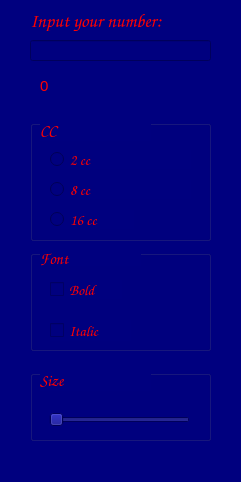
<?xml version="1.0" encoding="UTF-8"?>
<ui version="4.0">
 <class>MainWindow</class>
 <widget class="QMainWindow" name="MainWindow">
  <property name="geometry">
   <rect>
    <x>0</x>
    <y>0</y>
    <width>241</width>
    <height>482</height>
   </rect>
  </property>
  <property name="windowTitle">
   <string>NumberConv</string>
  </property>
  <property name="styleSheet">
   <string notr="true">background-color: rgb(0, 0, 127);
color: rgb(255, 0, 0);</string>
  </property>
  <widget class="QWidget" name="centralWidget">
   <widget class="QLineEdit" name="textEdit">
    <property name="geometry">
     <rect>
      <x>30</x>
      <y>40</y>
      <width>181</width>
      <height>21</height>
     </rect>
    </property>
    <property name="font">
     <font>
      <family>Comic Sans MS</family>
      <pointsize>11</pointsize>
     </font>
    </property>
   </widget>
   <widget class="QGroupBox" name="ccGBox">
    <property name="geometry">
     <rect>
      <x>30</x>
      <y>120</y>
      <width>181</width>
      <height>121</height>
     </rect>
    </property>
    <property name="font">
     <font>
      <family>Comic Sans MS</family>
      <pointsize>11</pointsize>
     </font>
    </property>
    <property name="title">
     <string/>
    </property>
    <widget class="QRadioButton" name="twoRadio">
     <property name="geometry">
      <rect>
       <x>20</x>
       <y>30</y>
       <width>141</width>
       <height>19</height>
      </rect>
     </property>
     <property name="font">
      <font>
       <family>Comic Sans MS</family>
       <pointsize>11</pointsize>
      </font>
     </property>
     <property name="text">
      <string>2 cc</string>
     </property>
    </widget>
    <widget class="QRadioButton" name="sixtRadio">
     <property name="geometry">
      <rect>
       <x>20</x>
       <y>90</y>
       <width>84</width>
       <height>19</height>
      </rect>
     </property>
     <property name="font">
      <font>
       <family>Comic Sans MS</family>
       <pointsize>11</pointsize>
      </font>
     </property>
     <property name="text">
      <string>16 cc</string>
     </property>
    </widget>
    <widget class="QLabel" name="ccLabel">
     <property name="geometry">
      <rect>
       <x>10</x>
       <y>0</y>
       <width>111</width>
       <height>21</height>
      </rect>
     </property>
     <property name="font">
      <font>
       <family>Comic Sans MS</family>
       <pointsize>12</pointsize>
      </font>
     </property>
     <property name="text">
      <string>CC</string>
     </property>
    </widget>
    <widget class="QRadioButton" name="eightRadio">
     <property name="geometry">
      <rect>
       <x>20</x>
       <y>60</y>
       <width>141</width>
       <height>19</height>
      </rect>
     </property>
     <property name="font">
      <font>
       <family>Comic Sans MS</family>
       <pointsize>11</pointsize>
      </font>
     </property>
     <property name="text">
      <string>8 cc</string>
     </property>
    </widget>
   </widget>
   <widget class="QGroupBox" name="fontGBox">
    <property name="geometry">
     <rect>
      <x>30</x>
      <y>250</y>
      <width>181</width>
      <height>101</height>
     </rect>
    </property>
    <property name="font">
     <font>
      <family>Comic Sans MS</family>
      <pointsize>11</pointsize>
     </font>
    </property>
    <property name="title">
     <string/>
    </property>
    <widget class="QCheckBox" name="boldBox">
     <property name="geometry">
      <rect>
       <x>20</x>
       <y>30</y>
       <width>72</width>
       <height>19</height>
      </rect>
     </property>
     <property name="font">
      <font>
       <family>Comic Sans MS</family>
       <pointsize>11</pointsize>
      </font>
     </property>
     <property name="text">
      <string>Bold</string>
     </property>
    </widget>
    <widget class="QCheckBox" name="italicBox">
     <property name="geometry">
      <rect>
       <x>20</x>
       <y>70</y>
       <width>81</width>
       <height>21</height>
      </rect>
     </property>
     <property name="font">
      <font>
       <family>Comic Sans MS</family>
       <pointsize>11</pointsize>
      </font>
     </property>
     <property name="text">
      <string>Italic</string>
     </property>
    </widget>
    <widget class="QLabel" name="fontLabel">
     <property name="geometry">
      <rect>
       <x>10</x>
       <y>0</y>
       <width>101</width>
       <height>16</height>
      </rect>
     </property>
     <property name="font">
      <font>
       <family>Comic Sans MS</family>
       <pointsize>12</pointsize>
      </font>
     </property>
     <property name="text">
      <string>Font</string>
     </property>
    </widget>
   </widget>
   <widget class="QGroupBox" name="sizeGBox">
    <property name="geometry">
     <rect>
      <x>30</x>
      <y>370</y>
      <width>181</width>
      <height>71</height>
     </rect>
    </property>
    <property name="font">
     <font>
      <family>Comic Sans MS</family>
      <pointsize>11</pointsize>
     </font>
    </property>
    <property name="title">
     <string/>
    </property>
    <widget class="QSlider" name="sizeSlider">
     <property name="geometry">
      <rect>
       <x>19</x>
       <y>40</y>
       <width>141</width>
       <height>20</height>
      </rect>
     </property>
     <property name="font">
      <font>
       <family>Comic Sans MS</family>
       <pointsize>11</pointsize>
      </font>
     </property>
     <property name="minimum">
      <number>6</number>
     </property>
     <property name="maximum">
      <number>24</number>
     </property>
     <property name="pageStep">
      <number>2</number>
     </property>
     <property name="value">
      <number>6</number>
     </property>
     <property name="orientation">
      <enum>Qt::Horizontal</enum>
     </property>
    </widget>
    <widget class="QLabel" name="sizeLabel">
     <property name="geometry">
      <rect>
       <x>10</x>
       <y>0</y>
       <width>111</width>
       <height>21</height>
      </rect>
     </property>
     <property name="font">
      <font>
       <family>Comic Sans MS</family>
       <pointsize>12</pointsize>
      </font>
     </property>
     <property name="text">
      <string>Size</string>
     </property>
    </widget>
   </widget>
   <widget class="QLabel" name="helpLabel">
    <property name="geometry">
     <rect>
      <x>30</x>
      <y>10</y>
      <width>171</width>
      <height>21</height>
     </rect>
    </property>
    <property name="font">
     <font>
      <family>Comic Sans MS</family>
      <pointsize>14</pointsize>
     </font>
    </property>
    <property name="text">
     <string>Input your number:</string>
    </property>
   </widget>
   <widget class="QLabel" name="resultLabel">
    <property name="geometry">
     <rect>
      <x>40</x>
      <y>70</y>
      <width>191</width>
      <height>31</height>
     </rect>
    </property>
    <property name="font">
     <font>
      <pointsize>11</pointsize>
     </font>
    </property>
    <property name="text">
     <string>0</string>
    </property>
   </widget>
  </widget>
 </widget>
 <layoutdefault spacing="6" margin="11"/>
 <resources/>
 <connections/>
</ui>
